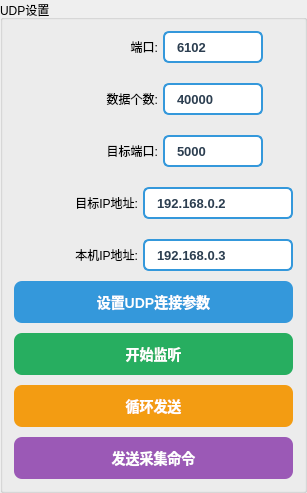
           <widget class="QGroupBox" name="groupBox">
            <property name="title">
             <string>UDP设置</string>
            </property>
            <layout class="QVBoxLayout" name="verticalLayout_10" stretch="0,0,0,2,0">
             <property name="spacing">
              <number>10</number>
             </property>
             <item>
              <layout class="QVBoxLayout" name="verticalLayout_11" stretch="0,0,0,0,0">
               <property name="spacing">
                <number>20</number>
               </property>
               <property name="sizeConstraint">
                <enum>QLayout::SetDefaultConstraint</enum>
               </property>
               <property name="leftMargin">
                <number>0</number>
               </property>
               <property name="rightMargin">
                <number>0</number>
               </property>
               <item>
                <layout class="QHBoxLayout" name="horizontalLayout_28" stretch="0,0">
                 <property name="spacing">
                  <number>5</number>
                 </property>
                 <property name="rightMargin">
                  <number>30</number>
                 </property>
                 <item>
                  <widget class="QLabel" name="label_22">
                   <property name="enabled">
                    <bool>true</bool>
                   </property>
                   <property name="sizePolicy">
                    <sizepolicy hsizetype="Preferred" vsizetype="Preferred">
                     <horstretch>0</horstretch>
                     <verstretch>0</verstretch>
                    </sizepolicy>
                   </property>
                   <property name="minimumSize">
                    <size>
                     <width>144</width>
                     <height>0</height>
                    </size>
                   </property>
                   <property name="maximumSize">
                    <size>
                     <width>144</width>
                     <height>16777215</height>
                    </size>
                   </property>
                   <property name="styleSheet">
                    <string>margin: 0px; padding: 0px;</string>
                   </property>
                   <property name="lineWidth">
                    <number>1</number>
                   </property>
                   <property name="text">
                    <string> 端口:</string>
                   </property>
                   <property name="alignment">
                    <set>Qt::AlignRight|Qt::AlignTrailing|Qt::AlignVCenter</set>
                   </property>
                  </widget>
                 </item>
                 <item>
                  <widget class="QSpinBox" name="portSpinBox_4">
                   <property name="sizePolicy">
                    <sizepolicy hsizetype="Fixed" vsizetype="Fixed">
                     <horstretch>0</horstretch>
                     <verstretch>0</verstretch>
                    </sizepolicy>
                   </property>
                   <property name="minimumSize">
                    <size>
                     <width>100</width>
                     <height>32</height>
                    </size>
                   </property>
                   <property name="layoutDirection">
                    <enum>Qt::LeftToRight</enum>
                   </property>
                   <property name="styleSheet">
                    <string notr="true">QSpinBox {
    background-color: white;
    border: 2px solid #3498db;
    border-radius: 6px;
    padding: 5px 10px;
    font-size: 13px;
    font-weight: 500;
    color: #2c3e50;
}

QSpinBox:hover {
    border-color: #2980b9;
    background-color: #ecf8ff;
}

QSpinBox:focus {
    border-color: #1abc9c;
    background-color: #e8f8f5;
}</string>
                   </property>
                   <property name="alignment">
                    <set>Qt::AlignLeading|Qt::AlignLeft|Qt::AlignVCenter</set>
                   </property>
                   <property name="buttonSymbols">
                    <enum>QAbstractSpinBox::NoButtons</enum>
                   </property>
                   <property name="minimum">
                    <number>1</number>
                   </property>
                   <property name="maximum">
                    <number>65535</number>
                   </property>
                   <property name="value">
                    <number>6102</number>
                   </property>
                  </widget>
                 </item>
                </layout>
               </item>
               <item>
                <layout class="QHBoxLayout" name="horizontalLayout_31">
                 <property name="spacing">
                  <number>5</number>
                 </property>
                 <property name="rightMargin">
                  <number>30</number>
                 </property>
                 <item alignment="Qt::AlignVCenter">
                  <widget class="QLabel" name="label_25">
                   <property name="styleSheet">
                    <string>margin: 0px; padding: 0px;</string>
                   </property>
                   <property name="text">
                    <string>数据个数:</string>
                   </property>
                   <property name="alignment">
                    <set>Qt::AlignRight|Qt::AlignTrailing|Qt::AlignVCenter</set>
                   </property>
                  </widget>
                 </item>
                 <item>
                  <widget class="QSpinBox" name="dataNumSpinBox_4">
                   <property name="sizePolicy">
                    <sizepolicy hsizetype="Fixed" vsizetype="Fixed">
                     <horstretch>0</horstretch>
                     <verstretch>0</verstretch>
                    </sizepolicy>
                   </property>
                   <property name="minimumSize">
                    <size>
                     <width>100</width>
                     <height>32</height>
                    </size>
                   </property>
                   <property name="styleSheet">
                    <string notr="true">QSpinBox {
    background-color: white;
    border: 2px solid #3498db;
    border-radius: 6px;
    padding: 5px 10px;
    font-size: 13px;
    font-weight: 500;
    color: #2c3e50;
}

QSpinBox:hover {
    border-color: #2980b9;
    background-color: #ecf8ff;
}

QSpinBox:focus {
    border-color: #1abc9c;
    background-color: #e8f8f5;
}</string>
                   </property>
                   <property name="frame">
                    <bool>true</bool>
                   </property>
                   <property name="buttonSymbols">
                    <enum>QAbstractSpinBox::NoButtons</enum>
                   </property>
                   <property name="minimum">
                    <number>1</number>
                   </property>
                   <property name="maximum">
                    <number>2147483647</number>
                   </property>
                   <property name="value">
                    <number>40000</number>
                   </property>
                  </widget>
                 </item>
                </layout>
               </item>
               <item>
                <layout class="QHBoxLayout" name="horizontalLayout_32">
                 <property name="spacing">
                  <number>5</number>
                 </property>
                 <property name="rightMargin">
                  <number>30</number>
                 </property>
                 <item>
                  <widget class="QLabel" name="label_26">
                   <property name="styleSheet">
                    <string>margin: 0px; padding: 0px;</string>
                   </property>
                   <property name="text">
                    <string>目标端口:</string>
                   </property>
                   <property name="alignment">
                    <set>Qt::AlignRight|Qt::AlignTrailing|Qt::AlignVCenter</set>
                   </property>
                  </widget>
                 </item>
                 <item>
                  <widget class="QSpinBox" name="targetPortSpinBox_4">
                   <property name="sizePolicy">
                    <sizepolicy hsizetype="Fixed" vsizetype="Fixed">
                     <horstretch>0</horstretch>
                     <verstretch>0</verstretch>
                    </sizepolicy>
                   </property>
                   <property name="minimumSize">
                    <size>
                     <width>100</width>
                     <height>32</height>
                    </size>
                   </property>
                   <property name="styleSheet">
                    <string notr="true">QSpinBox {
    background-color: white;
    border: 2px solid #3498db;
    border-radius: 6px;
    padding: 5px 10px;
    font-size: 13px;
    font-weight: 500;
    color: #2c3e50;
}

QSpinBox:hover {
    border-color: #2980b9;
    background-color: #ecf8ff;
}

QSpinBox:focus {
    border-color: #1abc9c;
    background-color: #e8f8f5;
}</string>
                   </property>
                   <property name="frame">
                    <bool>true</bool>
                   </property>
                   <property name="buttonSymbols">
                    <enum>QAbstractSpinBox::NoButtons</enum>
                   </property>
                   <property name="minimum">
                    <number>1</number>
                   </property>
                   <property name="maximum">
                    <number>65535</number>
                   </property>
                   <property name="value">
                    <number>5000</number>
                   </property>
                  </widget>
                 </item>
                </layout>
               </item>
               <item>
                <layout class="QHBoxLayout" name="horizontalLayout_33">
                 <property name="spacing">
                  <number>5</number>
                 </property>
                 <item>
                  <widget class="QLabel" name="label_27">
                   <property name="styleSheet">
                    <string>margin: 0px; padding: 0px;</string>
                   </property>
                   <property name="text">
                    <string>目标IP地址:</string>
                   </property>
                   <property name="alignment">
                    <set>Qt::AlignRight|Qt::AlignTrailing|Qt::AlignVCenter</set>
                   </property>
                  </widget>
                 </item>
                 <item>
                  <widget class="QLineEdit" name="targetIpLineEdit_4">
                   <property name="sizePolicy">
                    <sizepolicy hsizetype="Fixed" vsizetype="Fixed">
                     <horstretch>0</horstretch>
                     <verstretch>0</verstretch>
                    </sizepolicy>
                   </property>
                   <property name="minimumSize">
                    <size>
                     <width>150</width>
                     <height>32</height>
                    </size>
                   </property>
                   <property name="styleSheet">
                    <string notr="true">QLineEdit {
    background-color: white;
    border: 2px solid #3498db;
    border-radius: 6px;
    padding: 5px 10px;
    font-size: 13px;
    font-weight: 500;
    color: #2c3e50;
}

QLineEdit:hover {
    border-color: #2980b9;
    background-color: #ecf8ff;
}

QLineEdit:focus {
    border-color: #1abc9c;
    background-color: #e8f8f5;
}</string>
                   </property>
                   <property name="text">
                    <string>192.168.0.2</string>
                   </property>
                  </widget>
                 </item>
                </layout>
               </item>
               <item>
                <layout class="QHBoxLayout" name="horizontalLayout_34">
                 <property name="spacing">
                  <number>5</number>
                 </property>
                 <item>
                  <widget class="QLabel" name="label_28">
                   <property name="styleSheet">
                    <string>margin: 0px; padding: 0px;</string>
                   </property>
                   <property name="text">
                    <string>本机IP地址:</string>
                   </property>
                   <property name="alignment">
                    <set>Qt::AlignRight|Qt::AlignTrailing|Qt::AlignVCenter</set>
                   </property>
                  </widget>
                 </item>
                 <item>
                  <widget class="QLineEdit" name="ipLineEdit_4">
                   <property name="sizePolicy">
                    <sizepolicy hsizetype="Fixed" vsizetype="Fixed">
                     <horstretch>0</horstretch>
                     <verstretch>0</verstretch>
                    </sizepolicy>
                   </property>
                   <property name="minimumSize">
                    <size>
                     <width>150</width>
                     <height>32</height>
                    </size>
                   </property>
                   <property name="styleSheet">
                    <string notr="true">QLineEdit {
    background-color: white;
    border: 2px solid #3498db;
    border-radius: 6px;
    padding: 5px 10px;
    font-size: 13px;
    font-weight: 500;
    color: #2c3e50;
}

QLineEdit:hover {
    border-color: #2980b9;
    background-color: #ecf8ff;
}

QLineEdit:focus {
    border-color: #1abc9c;
    background-color: #e8f8f5;
}</string>
                   </property>
                   <property name="text">
                    <string>192.168.0.3</string>
                   </property>
                  </widget>
                 </item>
                </layout>
               </item>
              </layout>
             </item>
             <item>
              <widget class="QPushButton" name="setButton_4">
               <property name="styleSheet">
                <string notr="true">QPushButton {
    background-color: #3498db;
    color: white;
    border: none;
    border-radius: 8px;
    padding: 10px 15px;
    font-size: 14px;
    font-weight: 500;
}

QPushButton:hover {
    background-color: #2980b9;
}

QPushButton:pressed {
    background-color: #21618c;
}</string>
               </property>
               <property name="text">
                <string>设置UDP连接参数</string>
               </property>
              </widget>
             </item>
             <item>
              <widget class="QPushButton" name="listenButton_4">
               <property name="styleSheet">
                <string notr="true">QPushButton {
    background-color: #27ae60;
    color: white;
    border: none;
    border-radius: 8px;
    padding: 10px 15px;
    font-size: 14px;
    font-weight: 500;
}

QPushButton:hover {
    background-color: #229954;
}

QPushButton:pressed {
    background-color: #1e8449;
}

QPushButton:checked {
    background-color: #e74c3c;
}

QPushButton:checked:hover {
    background-color: #c0392b;
}</string>
               </property>
               <property name="text">
                <string>开始监听</string>
               </property>
               <property name="checkable">
                <bool>true</bool>
               </property>
              </widget>
             </item>
             <item>
              <widget class="QPushButton" name="loopSendButton_4">
               <property name="styleSheet">
                <string notr="true">QPushButton {
    background-color: #f39c12;
    color: white;
    border: none;
    border-radius: 8px;
    padding: 10px 15px;
    font-size: 14px;
    font-weight: 500;
}

QPushButton:hover {
    background-color: #e67e22;
}

QPushButton:pressed {
    background-color: #d35400;
}

QPushButton:checked {
    background-color: #e74c3c;
}

QPushButton:checked:hover {
    background-color: #c0392b;
}</string>
               </property>
               <property name="text">
                <string>循环发送</string>
               </property>
               <property name="checkable">
                <bool>true</bool>
               </property>
              </widget>
             </item>
             <item>
              <widget class="QPushButton" name="restartButton_4">
               <property name="styleSheet">
                <string notr="true">QPushButton {
    background-color: #9b59b6;
    color: white;
    border: none;
    border-radius: 8px;
    padding: 10px 15px;
    font-size: 14px;
    font-weight: 500;
}

QPushButton:hover {
    background-color: #8e44ad;
}

QPushButton:pressed {
    background-color: #7d3c98;
}</string>
               </property>
               <property name="text">
                <string>发送采集命令</string>
               </property>
              </widget>
             </item>
            </layout>
           </widget>
